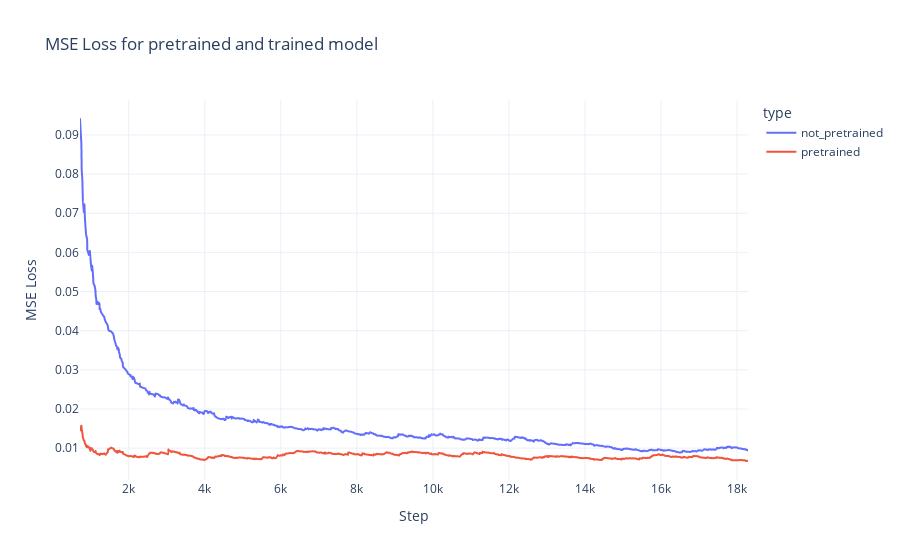

Notebook cell for this chart:
### Code cell
px.line(df[df.Step > 700], x='Step', y ='MSE Loss', color='type', template='plotly_white', title = 'MSE Loss for pretrained and trained model')

### Figure 1 — Plotly figure (JSON) as saved in the notebook; plotly's stock layout.template omitted (floating-point values rounded to 4 significant figures; data arrays with more than 128 entries replaced by an {"elided": "..."} marker saying what was removed)
{"data": [{"hovertemplate": "type=not_pretrained<br>Step=%{x}<br>MSE Loss=%{y}<extra></extra>", "legendgroup": "not_pretrained", "line": {"color": "#636efa", "dash": "solid"}, "marker": {"symbol": "circle"}, "mode": "lines", "name": "not_pretrained", "showlegend": true, "type": "scattergl", "x": {"elided": "993 int values"}, "xaxis": "x", "y": {"elided": "993 float values"}, "yaxis": "y"}, {"hovertemplate": "type=pretrained<br>Step=%{x}<br>MSE Loss=%{y}<extra></extra>", "legendgroup": "pretrained", "line": {"color": "#EF553B", "dash": "solid"}, "marker": {"symbol": "circle"}, "mode": "lines", "name": "pretrained", "showlegend": true, "type": "scattergl", "x": {"elided": "993 int values"}, "xaxis": "x", "y": {"elided": "993 float values"}, "yaxis": "y"}], "layout": {"autosize": true, "legend": {"title": {"text": "type"}, "tracegroupgap": 0}, "title": {"text": "MSE Loss for pretrained and trained model"}, "xaxis": {"anchor": "y", "autorange": true, "domain": [0, 1], "range": [718, 18289], "title": {"text": "Step"}, "type": "linear"}, "yaxis": {"anchor": "x", "autorange": true, "domain": [0, 1], "range": [0.001866, 0.09892], "title": {"text": "MSE Loss"}, "type": "linear"}}}
